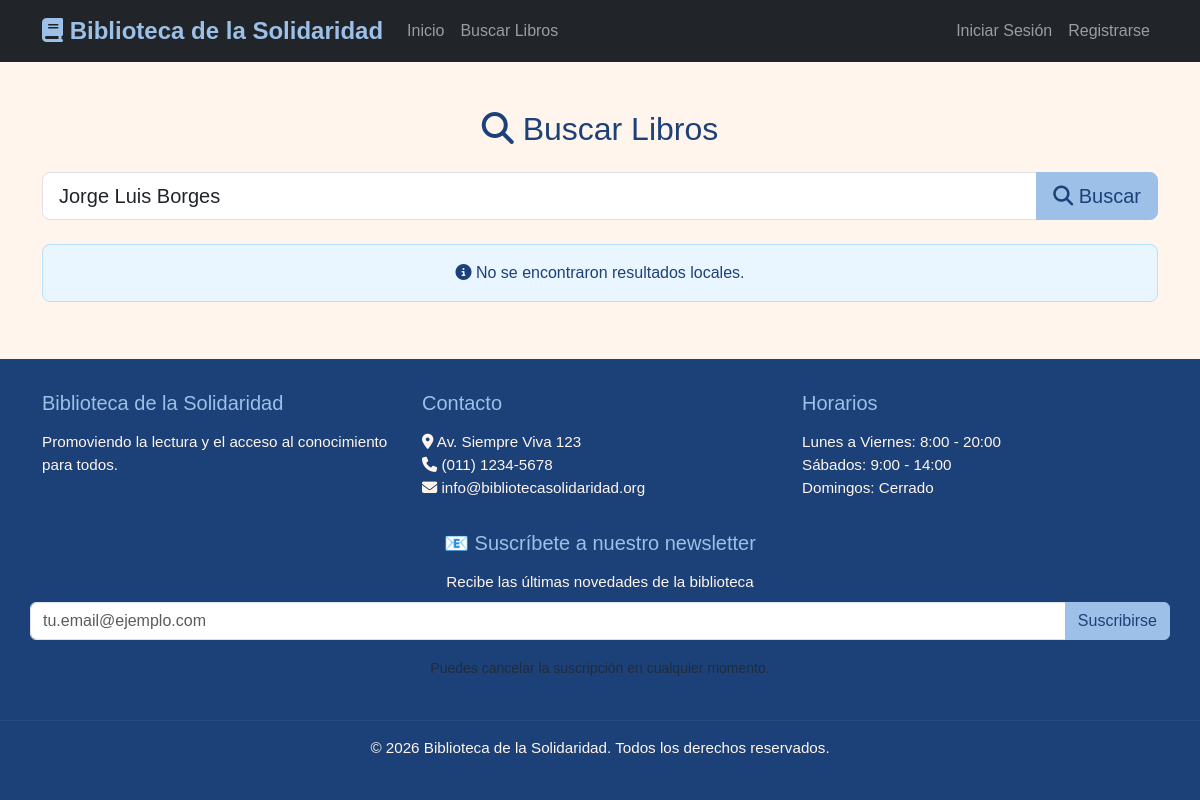
Before: /books/search/?q=Jorge Luis Borges with the older database file.
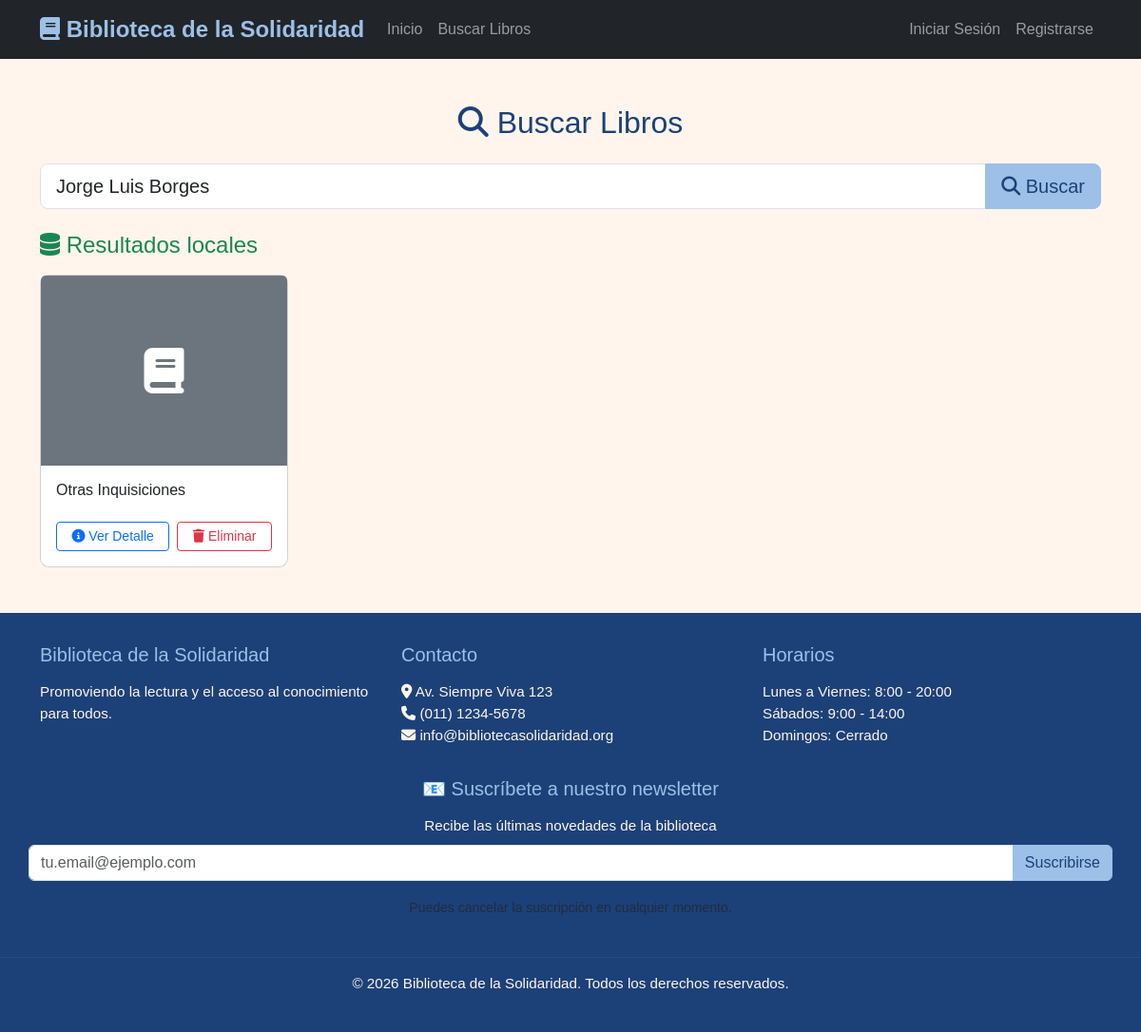
After: the same page with the newer database file.
### apps/books/models.py (models this page shows, shortened)
class Book(models.Model):
    openlibrary_id = models.CharField(
        max_length=50, unique=True, blank=True, null=True, db_index=True
    )
    title = models.CharField(max_length=500, db_index=True)
    authors = models.ManyToManyField(Author, related_name='books', blank=True)
    publish_date = models.CharField(max_length=100, blank=True)
    description = models.TextField(blank=True)
    number_of_pages = models.IntegerField(blank=True, null=True)
    isbn = models.ManyToManyField(ISBN, related_name='books', blank=True)
    cover_url = models.URLField(blank=True)
    categories = models.ManyToManyField(Category, related_name='books')
    stock = models.IntegerField(default=0)
    available = models.BooleanField(default=True)
    created_at = models.DateTimeField(auto_now_add=True)
    updated_at = models.DateTimeField(auto_now=True)
    objects = BookQuerySet.as_manager()
    class Meta:
        db_table = 'books'
        verbose_name = 'Libro'
        verbose_name_plural = 'Libros'
        indexes = [
            models.Index(fields=['title']),
            models.Index(fields=['-created_at']),
            models.Index(fields=['available', 'stock']),
        ]

### apps/books/views.py (the view)
# urls.py: path('search/', BookSearchView.as_view(), name='book_search'),
class BookSearchView(ListView):
    model = Book
    template_name = 'books/book_search.html'
    context_object_name = 'local_results'
    paginate_by = 20
    def get_queryset(self):
        self.query = self.request.GET.get('q', '').strip()
        if not self.query:
            return Book.objects.none()
        return (
            Book.objects.search(self.query)
            .prefetch_related('authors', 'categories')
            .order_by('-created_at')
        )
    def get_context_data(self, **kwargs):
        ctx = super().get_context_data(**kwargs)
        query = getattr(self, 'query', '')
        if query:
            try:
                ctx['openlibrary_results'] = OpenLibraryService.search_books(query)
            except Exception as e:
                logger.error(f"Error consultando OpenLibrary: {e}", exc_info=True)
                ctx['openlibrary_results'] = []
            ctx['existing_ids'] = set(
                Book.objects.exclude(openlibrary_id__isnull=True)
                .values_list('openlibrary_id', flat=True)
            )
        else:
            ctx['openlibrary_results'] = []
            ctx['existing_ids'] = set()
        ctx['query'] = query
        ctx['searched'] = bool(query)
        return ctx

### apps/books/models.py (called while the page is built)
    def search(self, query: str):
        if not query:
            return self.none()
        return self.filter(
            Q(title__icontains=query)
            | Q(authors__name__icontains=query)
            | Q(categories__name__icontains=query)
            | Q(isbns__isbn__icontains=query)
        ).distinct()

### templates/books/book_search.html (shortened to what this page needs)
{% extends 'base.html' %} {% load static %} {% block title %}Buscar Libros - Biblioteca de la Solidaridad{% endblock %} {% block content %}
<div class="container mt-5">
    <h2 class="mb-4 text-center"><i class="fas fa-search"></i> Buscar Libros</h2>
    <form method="get" action="{% url 'book_search' %}" class="mb-4">
        <div class="input-group">
            <input type="text" name="q" class="form-control form-control-lg" placeholder="Título, autor o ISBN" value="{{ query }}" />
            <button class="btn btn-primary btn-lg" type="submit"><i class="fas fa-search"></i> Buscar</button>
        </div>
    </form>
    {% if searched %} {% if local_results %}
    <h4 class="mb-3 text-success"><i class="fas fa-database"></i> Resultados locales</h4>
    <div class="row">
        {% for book in local_results %}
        <div class="col-lg-3 col-md-4 col-sm-6 mb-4">
            <div class="card h-100 book-card">
                {% if book.cover_url %}
                <img src="{{ book.cover_url }}" class="card-img-top" alt="{{ book.title }}" />
                {% else %}
                <div class="card-img-top bg-secondary text-center d-flex align-items-center justify-content-center" style="height: 200px">
                    <i class="fas fa-book fa-3x text-white"></i>
                </div>
                {% endif %}
                <div class="card-body d-flex flex-column">
                    <h6 class="card-title">{{ book.title }}</h6>
                    <div class="mt-auto d-flex gap-2">
                        <a href="{% url 'book_detail' book.id %}" class="btn btn-sm btn-outline-primary flex-fill">
                            <i class="fas fa-info-circle"></i> Ver Detalle
                        </a>
                        <form
                            method="post"
                            action="{% url 'remove_book' book.id %}"
                            class="flex-fill"
                            onsubmit="return confirm('¿Eliminar este libro de la biblioteca?');"
                        >
                            <button type="submit" class="btn btn-sm btn-outline-danger w-100"><i class="fas fa-trash"></i> Eliminar</button>
                        </form>
                    </div>
                </div>
            </div>
        </div>
        {% endfor %}
    </div>
    {% else %}
    <div class="alert alert-info text-center"><i class="fas fa-info-circle"></i> No se encontraron resultados locales.</div>
    {% endif %}  {% endif %}
</div>
{% endblock %}

Changed rows visible on the page:
added Book: title "Otras Inquisiciones"
Other visible differences:
text no longer shown: "No se encontraron resultados locales."
text now shown: "Resultados locales"
